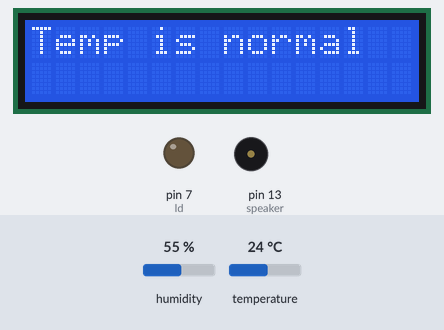
The sketch below on a simulated Arduino Uno, built with avr-gcc and run on an emulated ATmega328P. Parts: 16×2 character LCD, output pins drawn as LEDs (lit = HIGH), buzzer (waves = sounding). Inputs (shaded band) come from the test bench; at power-on: temperature 24 °C, humidity 55 %. What the sketch prints to the serial monitor is not drawn.

Above: at 1.2 s.
1.3 s: temperature set to 31.5 °C
4.0 s: temperature set to 32.6 °C
At 4.3 s:
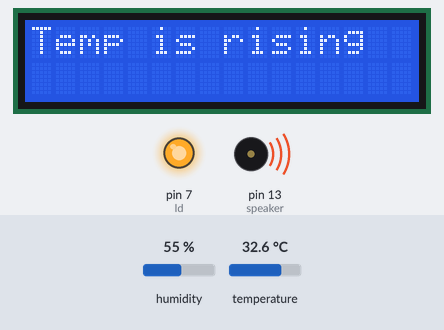
6.7 s: temperature set to 12 °C
At 9.3 s:
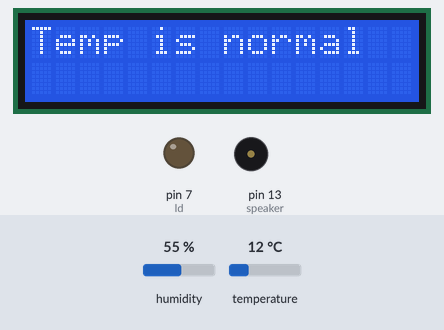
9.6 s: temperature set to 33 °C
At 11.4 s:
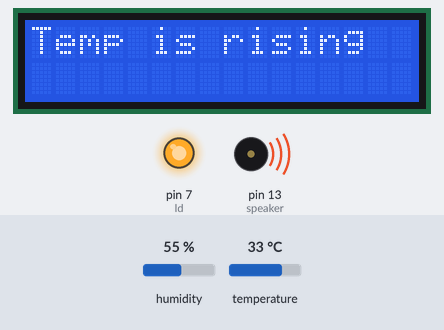
Timing chart, 0 to 12.9 s (numbered marks = the images above; inputs shaded):
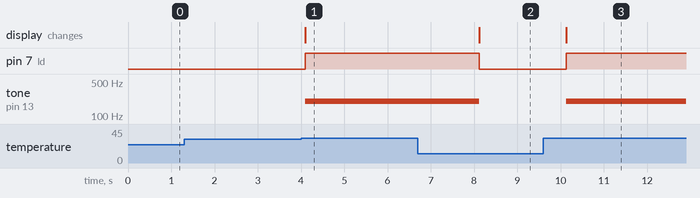

The sketch:

7._Temp_rising_sensor.ino
```cpp
#include "DHT.h"
#include <LiquidCrystal.h>

#define DHTPIN 6
#define DHTTYPE DHT22

int speaker = 13;
int ld = 7;

LiquidCrystal lcd(12,11,5,4,3,2);

DHT dht(DHTPIN, DHTTYPE);

void setup() {
  pinMode(ld, OUTPUT);
  pinMode(speaker, OUTPUT);
  Serial.begin(9600);
  dht.begin();
  lcd.begin(16, 2);
  //lcd.print("welcome");
}

void loop() {
  float temperature = dht.readTemperature();
  float humidity = dht.readHumidity();

  if (isnan(temperature) || isnan(humidity)) {
    Serial.println(F("Failed to read from DHT sensor!"));
    return;
  }

  Serial.print(F("Humidity: "));
  Serial.print(humidity);
  Serial.print(F("%  Temperature: "));
  Serial.print(temperature);
  Serial.println(F("°C "));


  if (temperature < 32) {
    Serial.println("tempreture is normal");
    digitalWrite(ld, LOW);
    digitalWrite(speaker, LOW);
    noTone(speaker);
    lcd.setCursor(0, 0);
    lcd.print("Temp is normal");
    //lcd.clear();
  } else {

    lcd.setCursor(0, 0);
    lcd.print("Temp is rising");
    //lcd.clear();
    digitalWrite(ld, HIGH);
    tone(speaker, 200);
    Serial.println("Tempreture is rising");
    }


  delay(1000);
}

//code written by Murugavel
```

Measured:
- the behaviour switches between 31.9 and 32 °C on temperature (found by bisection; images 0 and 1)
- after the input at 1.3 s, every drawn part: stays the same
- after the input at 4.0 s, pin 7 (ld): LOW → HIGH after 0.09 s; tone on pin 13 (speaker): silent → 200 Hz after 0.09 s; the display: changes after 0.09 s (image 1)
- after the input at 6.7 s, pin 7 (ld): HIGH → LOW after 1.4 s; tone on pin 13 (speaker): 200 Hz → silent after 1.4 s; the display: changes after 1.4 s (image 2)
- after the input at 9.6 s, pin 7 (ld): LOW → HIGH after 0.53 s; tone on pin 13 (speaker): silent → 200 Hz after 0.53 s; the display: changes after 0.53 s (image 3)
